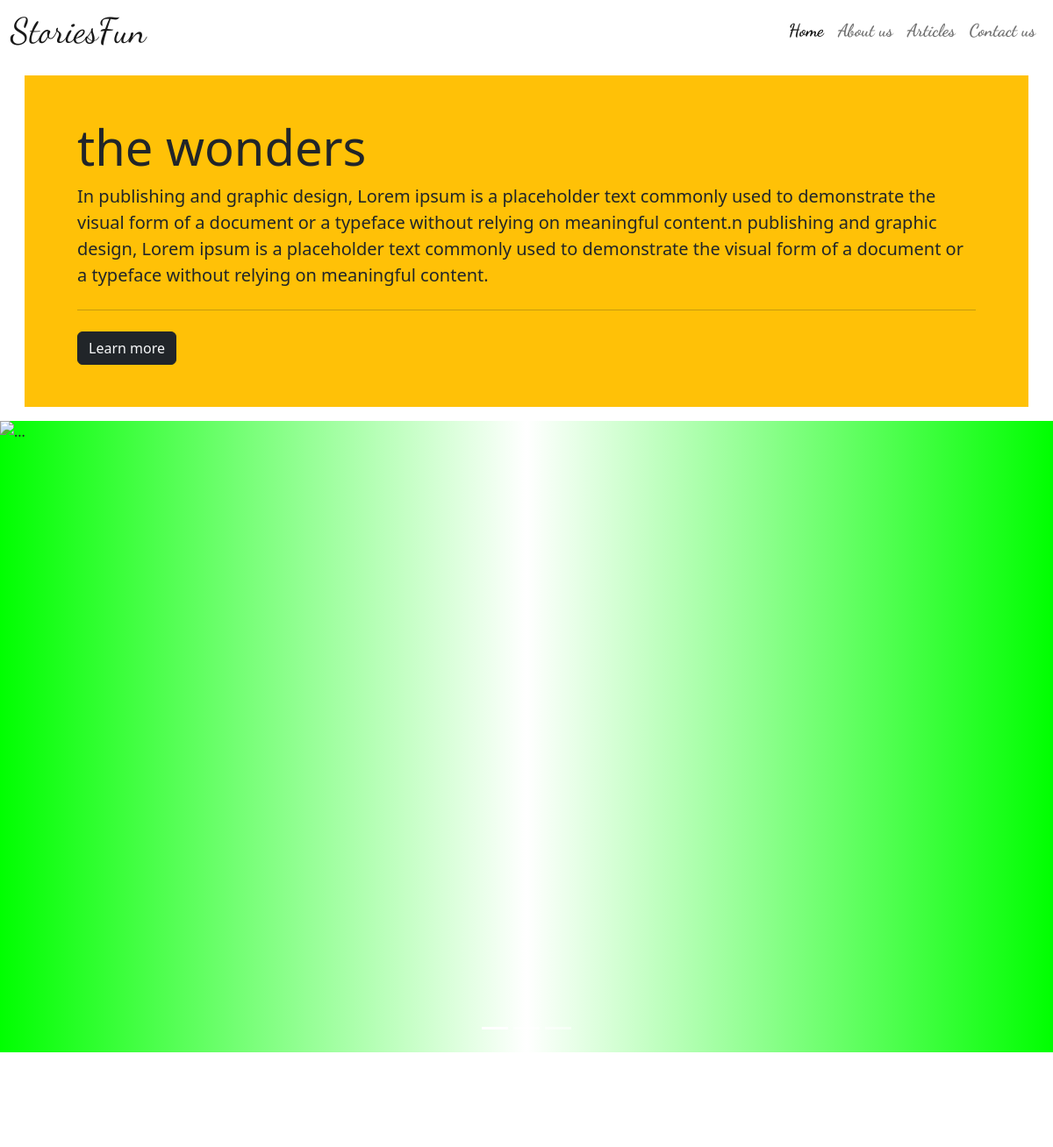
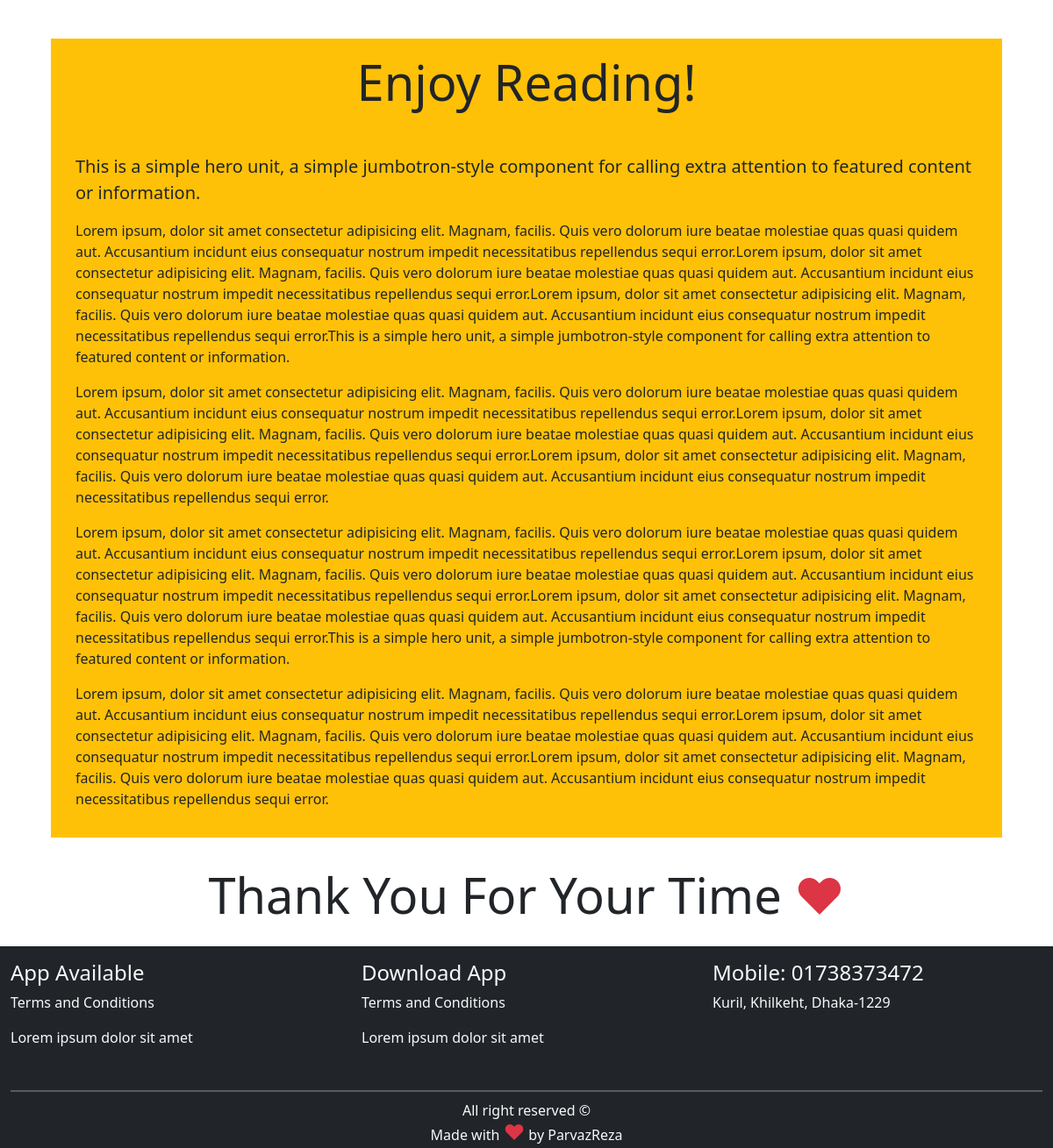
/stories/stories.php?stories_id=2, run on the app's committed database (2 pictures, top to bottom).
### tables this page shows
CREATE TABLE `topics` (
  `topic_id` int(11) NOT NULL,
  `topic_image` varchar(255) NOT NULL,
  `topic_name` varchar(255) NOT NULL,
  `topic_desc` text NOT NULL,
  `time_stamp` datetime NOT NULL DEFAULT current_timestamp()
);

### stories/stories.php (the view, shortened to what this page needs)
<!DOCTYPE html>
<html lang="en">
<head>
    <link href="https://cdn.jsdelivr.net/npm/bootstrap@5.2.3/dist/css/bootstrap.min.css" rel="stylesheet">
    <link rel="stylesheet" href="style.css">
    <link rel="stylesheet" href="https://cdnjs.cloudflare.com/ajax/libs/font-awesome/6.4.0/css/all.min.css" />
</head>
<body>
        <?php include './partials/connection.php' ?>
        <?php include './partials/header.php' ?>
        <?php
        $id = $_GET['stories_id'];
        $select = "SELECT * FROM `topics` WHERE topic_id='$id'";
        $result = mysqli_query($conn, $select);
        while($row = mysqli_fetch_assoc($result)){
            $topic_name = $row['topic_name'];
            $topic_desc= $row['topic_desc'];
        }
        ?>
        <div class="container-fluid">
            <div class="bg-warning p-5 rounded-lg m-3 ">
                <div class="container">
                    <h1 class="display-4"><?php echo $topic_name; ?></h1>
                    <p class="lead"><?php echo $topic_desc; ?></p>
                    <hr class="my-4">
                    <button class="btn btn-dark"><a class="text-light text-decoration-none" href="#reading" role="button">Learn more</a></button>
                </div>
            </div>
        </div>
        <div class="slider">
        <div id="carouselExampleIndicators" class="carousel slide" data-bs-ride="true">
            <div class="carousel-indicators">
                <button type="button" data-bs-target="#carouselExampleIndicators" data-bs-slide-to="0" class="active" aria-current="true" aria-label="Slide 1"></button>
                <button type="button" data-bs-target="#carouselExampleIndicators" data-bs-slide-to="1" aria-label="Slide 2"></button>
                <button type="button" data-bs-target="#carouselExampleIndicators" data-bs-slide-to="2" aria-label="Slide 3"></button>
            </div>
            <div class="carousel-inner">
                <div class="carousel-item active">
                    <img src="images/img11.jpg" class="d-block w-100" alt="...">
                </div>
            </div>
        </div>
    </div>
    <div class="container py-3" id="reading">
            <div class="bg-warning p-3 rounded-lg m-3 ">
                <div class="container">
                    <h1 class="display-4 text-center"><b>Enjoy Reading!</b></h1>
                    <p class="lead mt-3">This is a simple hero unit, a simple jumbotron-style component for calling extra attention to featured content or information.</p>
                    <p>Lorem ipsum, dolor sit amet consectetur adipisicing elit. Magnam, facilis. Quis vero dolorum iure beatae molestiae quas quasi quidem aut. Accusantium incidunt eius consequatur nostrum impedit necessitatibus repellendus sequi error.Lorem ipsum, dolor sit amet consectetur adipisicing elit. Magnam, facilis. Quis vero dolorum iure beatae molestiae quas quasi quidem aut. Accusantium incidunt eius consequatur nostrum impedit necessitatibus repellendus sequi error.Lorem ipsum, dolor sit amet consectetur adipisicing elit. Magnam, facilis. Quis vero dolorum iure beatae molestiae quas quasi quidem aut. Accusantium incidunt eius consequatur nostrum impedit necessitatibus repellendus sequi error.This is a simple hero unit, a simple jumbotron-style component for calling extra attention to featured content or information.</p>
                    <p>Lorem ipsum, dolor sit amet consectetur adipisicing elit. Magnam, facilis. Quis vero dolorum iure beatae molestiae quas quasi quidem aut. Accusantium incidunt eius consequatur nostrum impedit necessitatibus repellendus sequi error.Lorem ipsum, dolor sit amet consectetur adipisicing elit. Magnam, facilis. Quis vero dolorum iure beatae molestiae quas quasi quidem aut. Accusantium incidunt eius consequatur nostrum impedit necessitatibus repellendus sequi error.Lorem ipsum, dolor sit amet consectetur adipisicing elit. Magnam, facilis. Quis vero dolorum iure beatae molestiae quas quasi quidem aut. Accusantium incidunt eius consequatur nostrum impedit necessitatibus repellendus sequi error.</p>
                    <p>Lorem ipsum, dolor sit amet consectetur adipisicing elit. Magnam, facilis. Quis vero dolorum iure beatae molestiae quas quasi quidem aut. Accusantium incidunt eius consequatur nostrum impedit necessitatibus repellendus sequi error.Lorem ipsum, dolor sit amet consectetur adipisicing elit. Magnam, facilis. Quis vero dolorum iure beatae molestiae quas quasi quidem aut. Accusantium incidunt eius consequatur nostrum impedit necessitatibus repellendus sequi error.Lorem ipsum, dolor sit amet consectetur adipisicing elit. Magnam, facilis. Quis vero dolorum iure beatae molestiae quas quasi quidem aut. Accusantium incidunt eius consequatur nostrum impedit necessitatibus repellendus sequi error.This is a simple hero unit, a simple jumbotron-style component for calling extra attention to featured content or information.</p>
                    <p>Lorem ipsum, dolor sit amet consectetur adipisicing elit. Magnam, facilis. Quis vero dolorum iure beatae molestiae quas quasi quidem aut. Accusantium incidunt eius consequatur nostrum impedit necessitatibus repellendus sequi error.Lorem ipsum, dolor sit amet consectetur adipisicing elit. Magnam, facilis. Quis vero dolorum iure beatae molestiae quas quasi quidem aut. Accusantium incidunt eius consequatur nostrum impedit necessitatibus repellendus sequi error.Lorem ipsum, dolor sit amet consectetur adipisicing elit. Magnam, facilis. Quis vero dolorum iure beatae molestiae quas quasi quidem aut. Accusantium incidunt eius consequatur nostrum impedit necessitatibus repellendus sequi error.</p>
                </div>
            </div>
        </div>
        <div class="container-fluid mb-4">
            <h4 class="text-center display-4">Thank You For Your Time
                <span class="text-danger">&hearts; </span></h4>
        </div>
    <?php include './partials/footer.php' ?>
</body>
</html>

### stories/style.css (style rules this page uses)
* { padding:0; margin:0; box-sizing: border-box; }
.slider { height: 90vh; background-image: linear-gradient(to right,rgba(0.124,255,0.7),white,rgba(0.124,255,0.7)); margin-bottom: 120px; }
.carousel-item img { width:100%; height: 90vh; object-fit: cover; }

### data on the page
topics: topic_name "the wonders", topic_desc "In publishing and graphic design, Lorem ipsum is a placeholder text commonly used to demonstrate the visual form of a document or a typeface without relying on meaningful content.n publishing and graphic design, Lorem ipsum is a placeholder text commonly used to demonstrate the visual form of a document or a typeface without relying on meaningful content."
